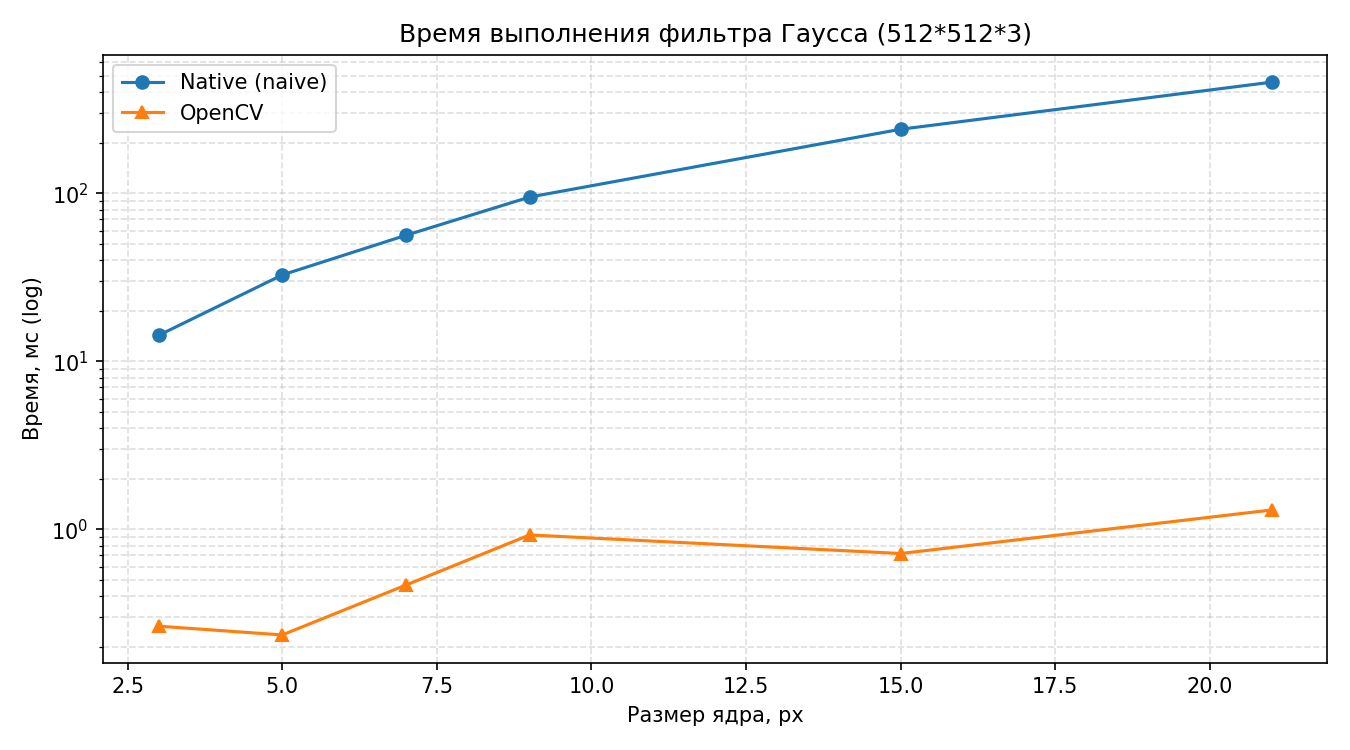

The Python source for this figure:
import time
import numpy as np
import matplotlib.pyplot as plt

from src import (
    gaussian_blur_native,
    gaussian_blur_opencv,
)


def timeit(fn, *args, repeat: int = 3):
    best = float("inf")
    for _ in range(repeat):
        t0 = time.perf_counter()
        fn(*args)
        best = min(best, time.perf_counter() - t0)
    return best


def run():
    rng = np.random.default_rng(42)
    img = rng.integers(0, 256, size=(512, 512, 3), dtype=np.uint8)

    sizes = [3, 5, 7, 9, 15, 21]
    sigma_ratio = 0.3  # sigma = ratio * size

    results = {"native": [], "opencv": []}

    print(f"{'size':>5} | {'native, ms':>10} | {'opencv, ms':>11} | speedup(native/opencv)")
    print("-" * 70)
    for s in sizes:
        sigma = sigma_ratio * s
        t_nat = timeit(gaussian_blur_native, img, s, sigma) * 1000
        t_cv = timeit(gaussian_blur_opencv, img, s, sigma) * 1000
        results["native"].append(t_nat)
        results["opencv"].append(t_cv)
        print(f"{s:>5} | {t_nat:>10.2f} | {t_cv:>11.2f} | x{t_nat / t_cv:>8.1f}")

    # График
    plt.figure(figsize=(9, 5))
    plt.plot(sizes, results["native"], "o-", label="Native (naive)")
    plt.plot(sizes, results["opencv"], "^-", label="OpenCV")
    plt.yscale("log")
    plt.xlabel("Размер ядра, px")
    plt.ylabel("Время, мс (log)")
    plt.title("Время выполнения фильтра Гаусса (512*512*3)")
    plt.grid(True, which="both", ls="--", alpha=0.4)
    plt.legend()
    plt.tight_layout()
    plt.savefig("benchmark.png", dpi=150)
    print("\nГрафик сохранён: benchmark.png")


if __name__ == "__main__":
    run()
